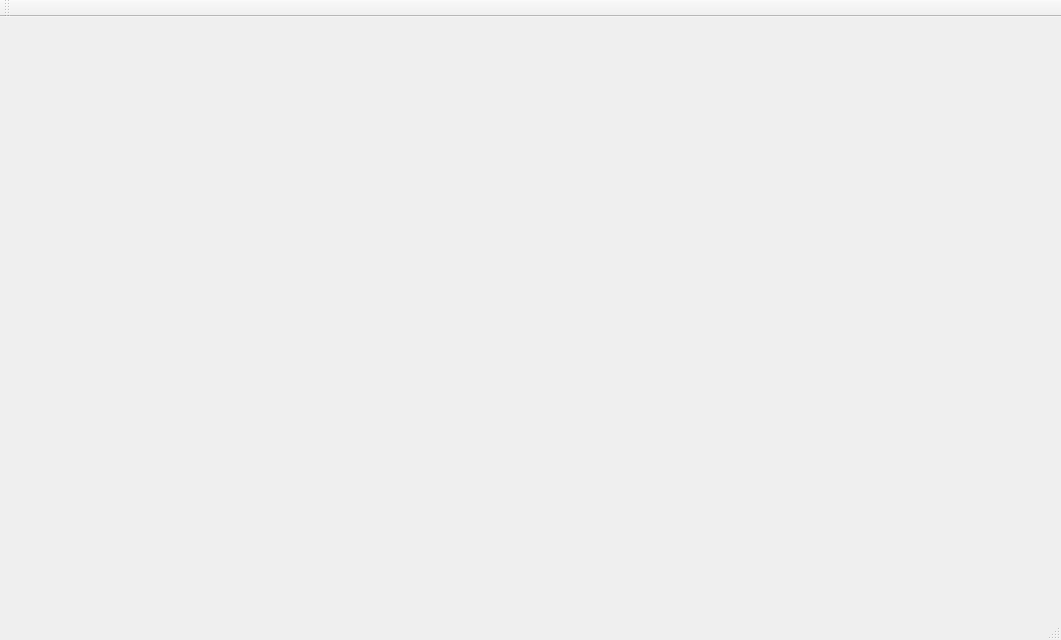
<?xml version="1.0" encoding="UTF-8"?>
<ui version="4.0">
 <class>MainWindow</class>
 <widget class="QMainWindow" name="MainWindow">
  <property name="geometry">
   <rect>
    <x>0</x>
    <y>0</y>
    <width>1061</width>
    <height>640</height>
   </rect>
  </property>
  <property name="windowTitle">
   <string>MainWindow</string>
  </property>
  <widget class="QWidget" name="centralWidget"/>
  <widget class="QMenuBar" name="menuBar">
   <property name="geometry">
    <rect>
     <x>0</x>
     <y>0</y>
     <width>1061</width>
     <height>25</height>
    </rect>
   </property>
  </widget>
  <widget class="QToolBar" name="mainToolBar">
   <attribute name="toolBarArea">
    <enum>TopToolBarArea</enum>
   </attribute>
   <attribute name="toolBarBreak">
    <bool>false</bool>
   </attribute>
  </widget>
  <widget class="QStatusBar" name="statusBar"/>
 </widget>
 <layoutdefault spacing="6" margin="11"/>
 <resources/>
 <connections/>
</ui>
